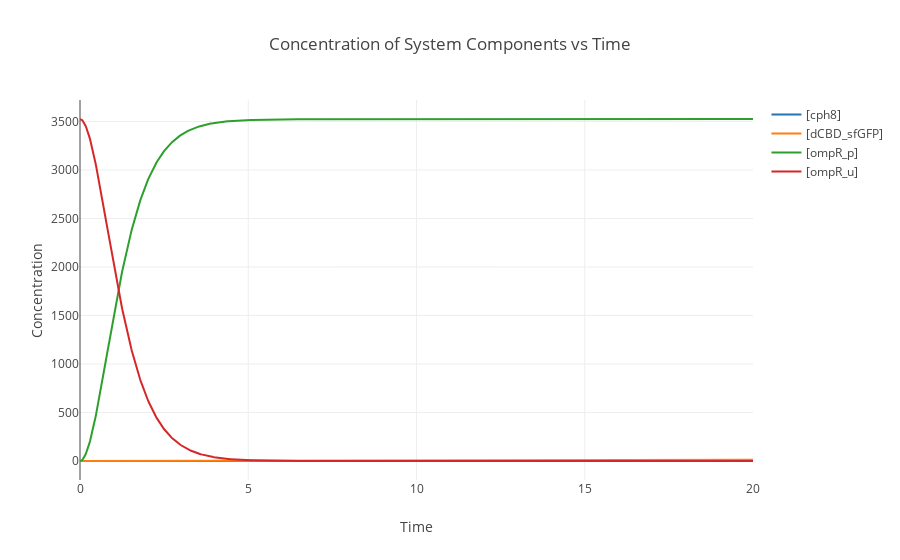

Write notebook code for a chart like this one.
### Code cell
import tellurium

red_withLightUpdated.reset()
red_withLightUpdated.simulate(0, 20, 1000)
red_withLightUpdated.plot(title="Concentration of System Components vs Time", xtitle="Time", ytitle="Concentration")

### Figure 1 — Plotly figure (JSON) as saved in the notebook; plotly's stock layout.template omitted (floating-point values rounded to 4 significant figures; data arrays with more than 128 entries replaced by an {"elided": "..."} marker saying what was removed)
{"data": [{"type": "scatter", "x": {"elided": "1000 float values"}, "y": {"elided": "1000 float values"}, "name": "[cph8]", "opacity": 1, "mode": "lines"}, {"type": "scatter", "x": {"elided": "1000 float values"}, "y": {"elided": "1000 float values"}, "name": "[dCBD_sfGFP]", "opacity": 1, "mode": "lines"}, {"type": "scatter", "x": {"elided": "1000 float values"}, "y": {"elided": "1000 float values"}, "name": "[ompR_p]", "opacity": 1, "mode": "lines"}, {"type": "scatter", "x": {"elided": "1000 float values"}, "y": {"elided": "1000 float values"}, "name": "[ompR_u]", "opacity": 1, "mode": "lines"}], "layout": {"title": "Concentration of System Components vs Time", "xaxis": {"title": "Time"}, "yaxis": {"title": "Concentration"}}}
